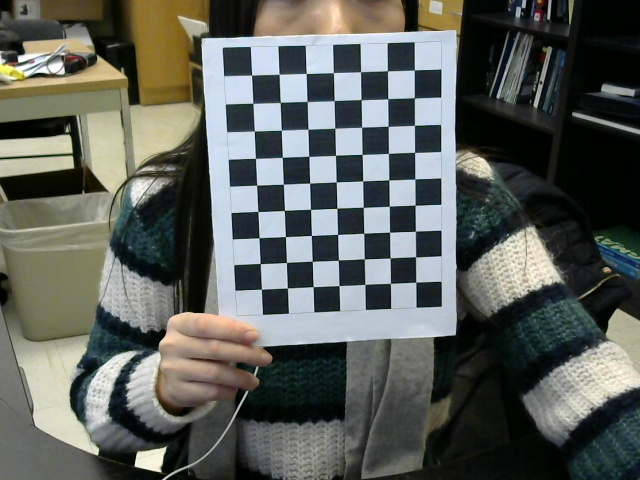
#> input picture camera_calibration_img/1.jpg, 640 x 480 px, given in place of the camera
$ python main_ecube2.py   (Python 2 division)
#> lines starting #> are read from the running program, lines starting #| are printed output that depends on the picture; after the words box and inside, x2 and y2 are one past the last pixel; in counts of white or black regions, pixels touching at a corner belong together
### perspective_transformation.py
import cv2
import numpy as np
from sklearn.cluster import KMeans


class camera_tsf_clb():

	# [42 lines left out: function camera_calibration, not called in this run]


	# OBTAIN THE TRANSFORMATION MATRIX
	def get_tsf_matrix(self):
		cap = cv2.VideoCapture(0)

		while(True):
			ret, frame = cap.read()
#> frame is the input picture: shape (480, 640, 3); mean B, G, R 90.7, 95.9, 92.4
			gray = cv2.cvtColor(frame,cv2.COLOR_BGR2GRAY)
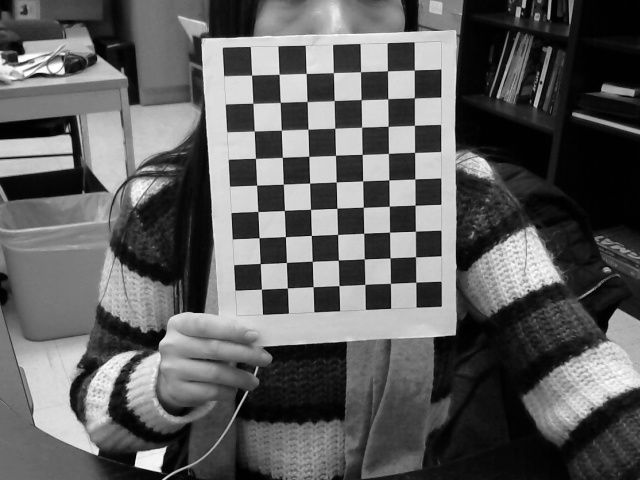
#> gray: shape (480, 640); min 0, max 255, mean 94.2
			clahe = cv2.createCLAHE(clipLimit=1.8, tileGridSize=(3,3))
			cl = clahe.apply(gray)
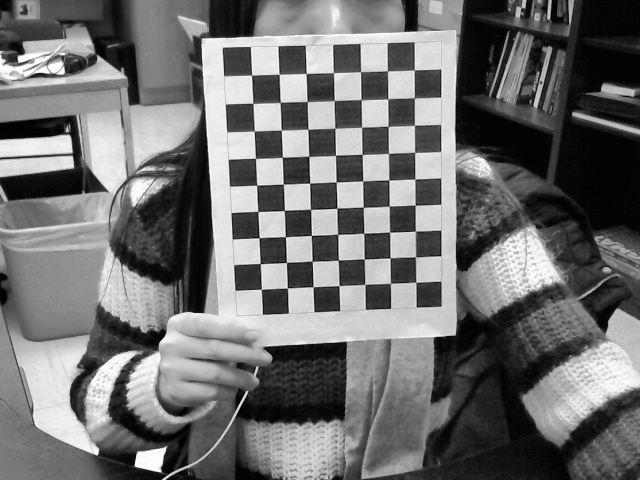
#> cl: shape (480, 640); min 0, max 255, mean 111.6
			blur = cv2.blur(cl,(6,6))
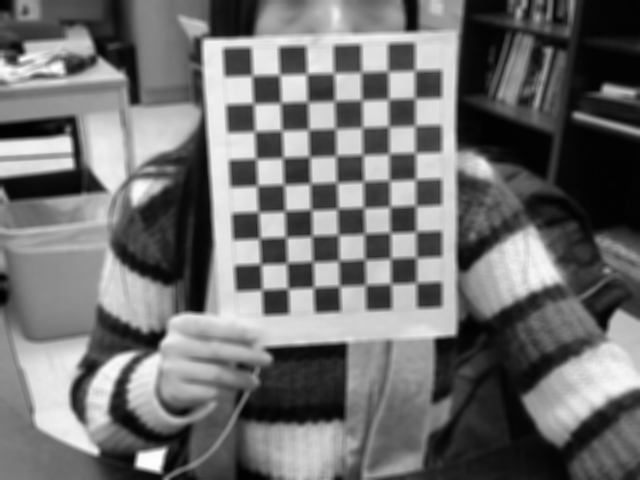
#> blur: shape (480, 640); min 1, max 254, mean 111.7
			blur = np.float32(blur)

			# GET DETECTED FOUR CORNERS OF THE PLAY AREA
			four_points = self.get_corners(blur,frame)

			if len(four_points) != 0:
				# GET TWO SETS OF POINTS: POINTS1 IS CLUSTERED FOUR CORNERS; POINTS2 IS THE CORRESPONDING TRANSFERED FOUR POINTS IN NEW VIEW
				pts1, pts2 = self.get_pts1_pts2(four_points,frame)
				# CALCULATE THE TRANSFORMATION MATRIX BASED ON THE COMPUTED TWO SETS OF POINTS
				tsf_matrix = cv2.getPerspectiveTransform(pts1, pts2)


			cv2.imshow('frame',frame)
			#cv2.imshow('tsf_frame', tsf_frame)
			swithch = cv2.waitKey(1) & 0xFF
			if swithch == ord('q'):
				exit()

			if swithch == ord('z'):
				break

		cap.release()
		cv2.destroyAllWindows()
		return tsf_matrix


	def takeFirst(self,elem):
		return elem[0]

	def takeSecond(self,elem):
		return elem[1]

  	# SORT THE FOUR CORNERS INTO A CERTAIN ORDER; 1: LEFT TOP CORNER  2: RIGHT TOP CORNER  3: LEFT BOTTOM CORNER  4: RIGHT BOTTOM CORNER
	# [10 lines left out: function rectangle_sort, not called in this run]


	 # FOUND CORNERS OF THE PLAY AREA
	def get_corners(self,p_frame,frame):
		# GET LOTS OF DETECTED CORNER POINTS
		dst = cv2.cornerHarris(p_frame,21,15,0.1)
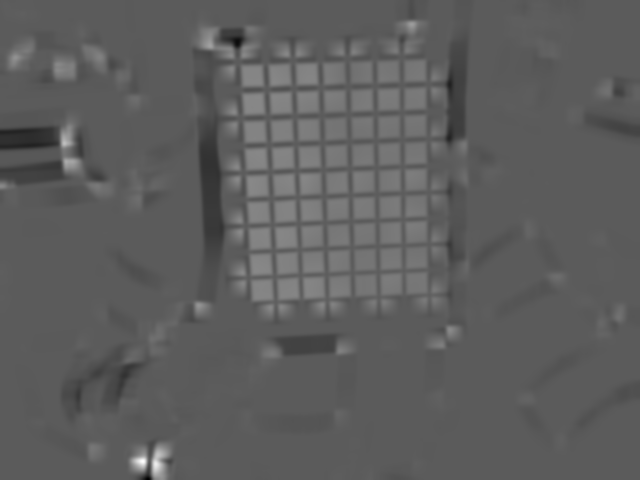
#> dst: shape (480, 640) float32; min -7.04e+19, max 1.26e+20, mean 2.07e+18; drawn with min black and max white
			#print frame.max()
			#dst = cv2.dilate(dst,None)
		frame[dst>0.2*dst.max()] = [0,0,255]
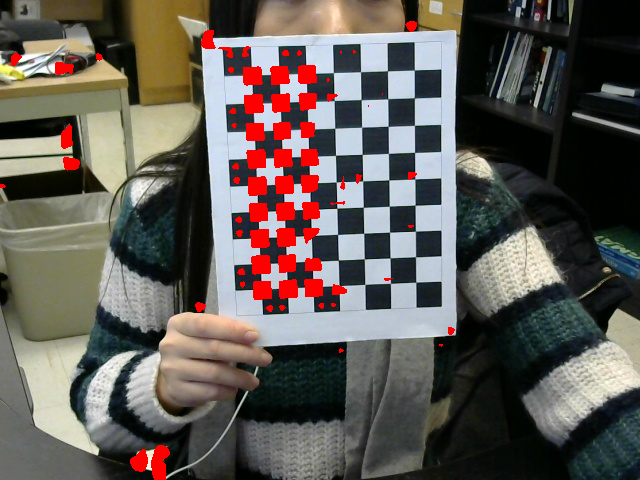
#> frame: shape (480, 640, 3); 3.72% of pixels changed, all inside (x1, y1, x2, y2) = (0, 21, 455, 480)
		coord = np.where(np.all(frame == (0,0,255),axis = -1))
#> coord = 11426 positions, rows 21 to 479, columns 0 to 454

		y=coord[0]
#> y = 11426 values from 21 to 479
		x=coord[1]
#> x = 11426 values, max 454 at index 10613, min 0 at index 5841, mean 259.1

		points = np.matrix(zip(x,y))
#> points = 11426 pairs, first value 0 to 454, second value 21 to 479

		if points.shape == (1,0) :
			print "Not enough corners are found"
			four_points = []

		else:
			# CLUSTER THE CORNER POINTS INTO FOUR CLASSES
#> (the run stopped early here; a loop or call above may not have finished)

$ run again, on camera_calibration_img/2.jpg
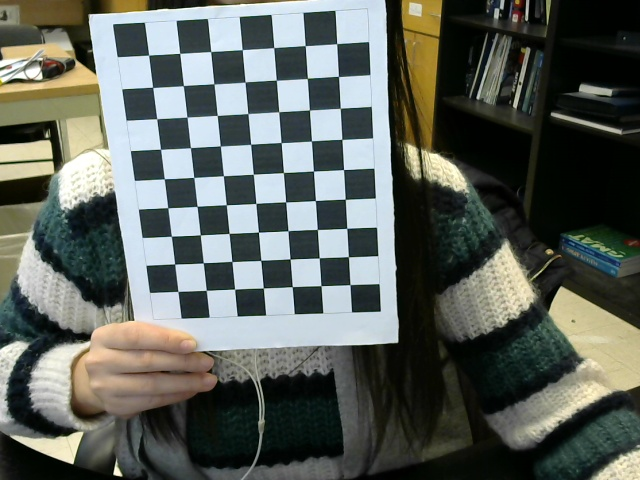
#> input picture camera_calibration_img/2.jpg, 640 x 480 px, given in place of the camera
#> in get_tsf_matrix, frame is the input picture: shape (480, 640, 3); mean B, G, R 91.7, 98, 92.6
#> in get_corners, `dst = cv2.cornerHarris(p_frame,21,15,0.1)`:
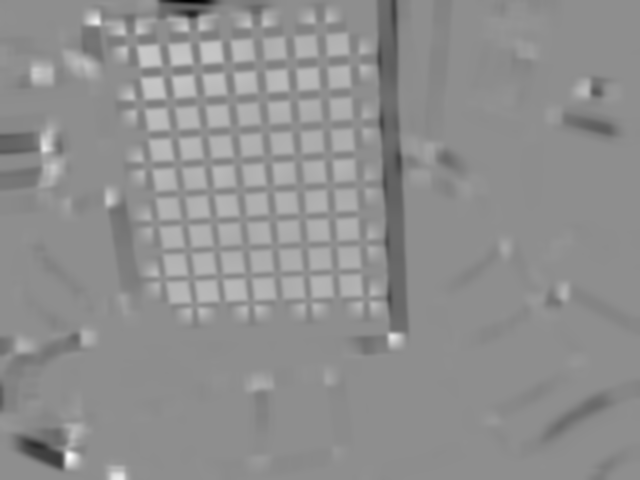
#> dst: shape (480, 640) float32; min -8.08e+19, max 6.41e+19, mean 8.77e+17; drawn with min black and max white
#> in get_corners, `frame[dst>0.2*dst.max()] = [0,0,255]`:
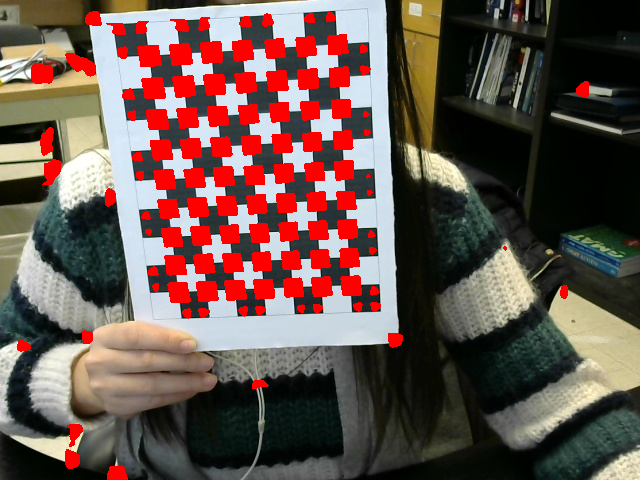
#> frame: shape (480, 640, 3); 10.18% of pixels changed, all inside (x1, y1, x2, y2) = (17, 11, 589, 480)
#> coord = 31269 positions, rows 11 to 479, columns 17 to 588
#> points = 31269 pairs, first value 17 to 588, second value 11 to 479

$ run again, on camera_calibration_img/3.jpg
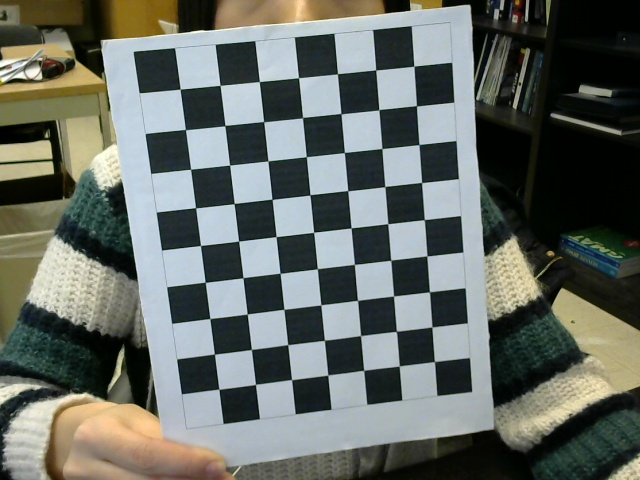
#> input picture camera_calibration_img/3.jpg, 640 x 480 px, given in place of the camera
#> in get_tsf_matrix, frame is the input picture: shape (480, 640, 3); mean B, G, R 100.6, 106.7, 101.4
#> in get_corners, `dst = cv2.cornerHarris(p_frame,21,15,0.1)`:
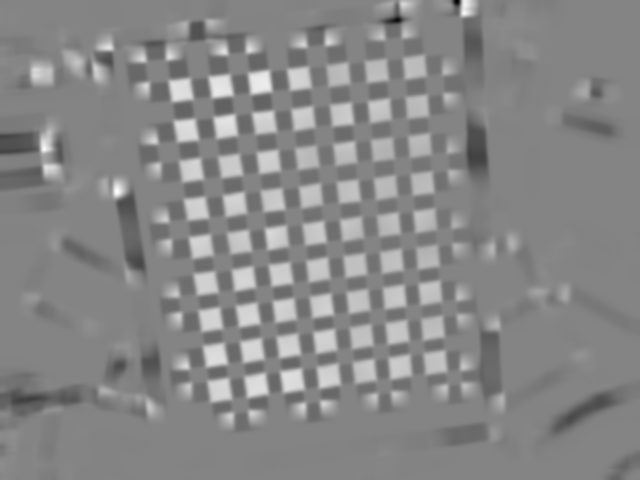
#> dst: shape (480, 640) float32; min -4.7e+19, max 4.37e+19, mean 1.16e+18; drawn with min black and max white
#> in get_corners, `frame[dst>0.2*dst.max()] = [0,0,255]`:
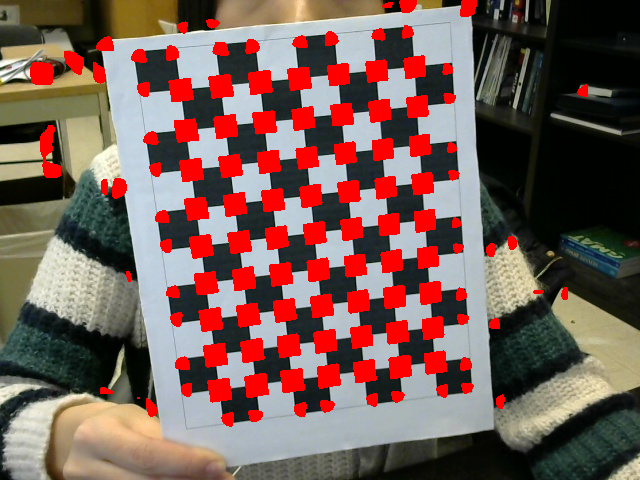
#> frame: shape (480, 640, 3); 12.58% of pixels changed, all inside (x1, y1, x2, y2) = (30, 0, 588, 427)
#> coord = 38640 positions, rows 0 to 426, columns 30 to 587
#> points = 38640 pairs, first value 30 to 587, second value 0 to 426

$ run again, on camera_calibration_img/4.jpg
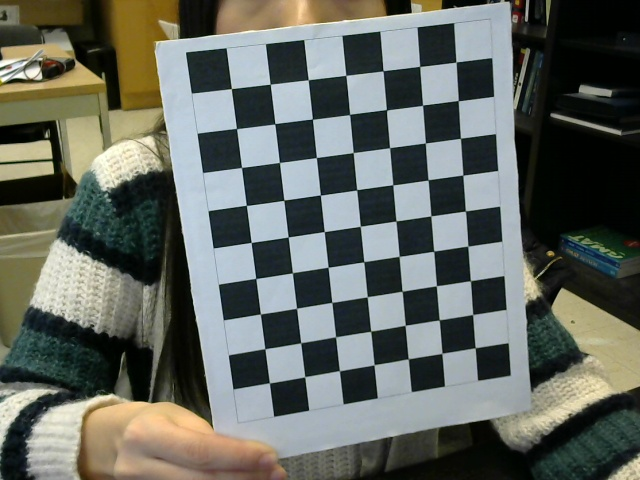
#> input picture camera_calibration_img/4.jpg, 640 x 480 px, given in place of the camera
#> in get_tsf_matrix, frame is the input picture: shape (480, 640, 3); mean B, G, R 96.1, 103.2, 98.8
#> in get_corners, `dst = cv2.cornerHarris(p_frame,21,15,0.1)`:
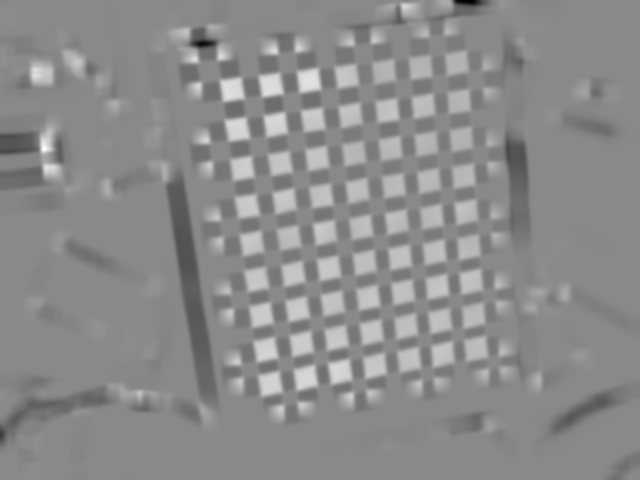
#> dst: shape (480, 640) float32; min -5.42e+19, max 4.63e+19, mean 9.08e+17; drawn with min black and max white
#> in get_corners, `frame[dst>0.2*dst.max()] = [0,0,255]`:
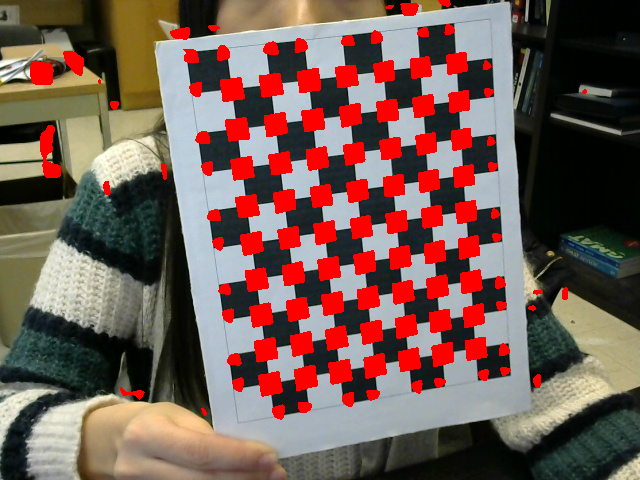
#> frame: shape (480, 640, 3); 11.6% of pixels changed, all inside (x1, y1, x2, y2) = (30, 0, 587, 420)
#> coord = 35630 positions, rows 0 to 419, columns 30 to 586
#> points = 35630 pairs, first value 30 to 586, second value 0 to 419
